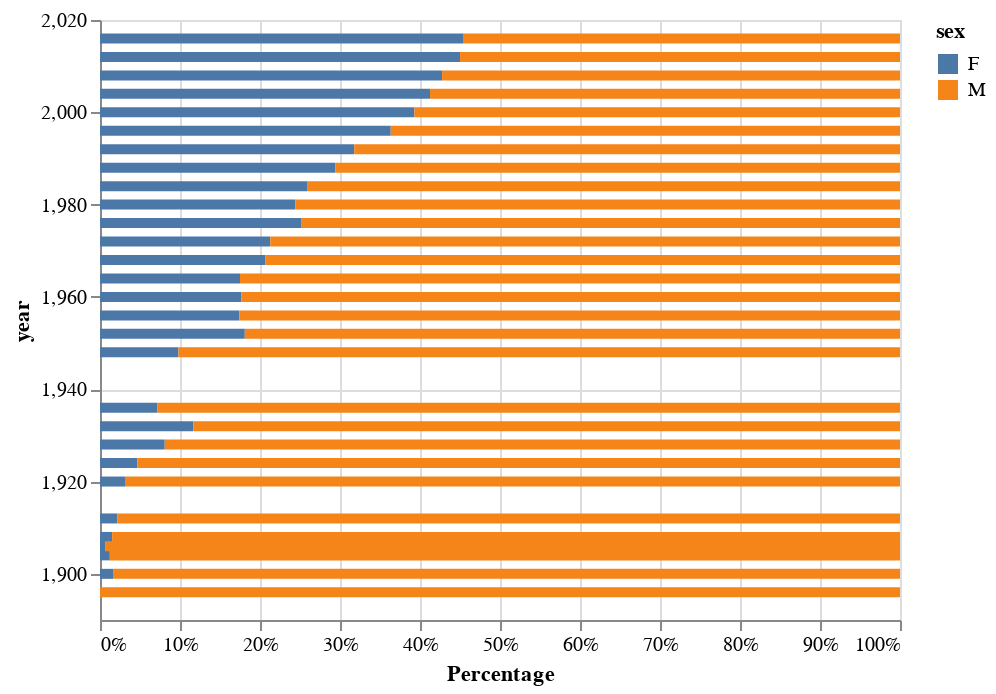

Source (notebook cell):
### Code cell
alt.Chart(female).mark_bar().encode(
    x=alt.X('sum(frequencies)', stack="normalize", axis=alt.Axis(format='%', title='Percentage')),
    y='year',
    color='sex',
    tooltip=['sex','frequencies']
).interactive()
#One issue is that wen wnat to the tootip to show the percentage not the sum of frequencies.I don't know how to do this

### Figure 1 — Vega-Lite specification as saved in the notebook (floating-point values rounded to 4 significant figures)
{"config": {"view": {"continuousWidth": 400, "continuousHeight": 300}}, "data": {"name": "data-2a1c3427a6b7393d133244e49bb8a6be"}, "mark": "bar", "encoding": {"color": {"type": "nominal", "field": "sex"}, "tooltip": [{"type": "nominal", "field": "sex"}, {"type": "quantitative", "field": "frequencies"}], "x": {"type": "quantitative", "aggregate": "sum", "axis": {"format": "%", "title": "Percentage"}, "field": "frequencies", "stack": "normalize"}, "y": {"type": "quantitative", "field": "year"}}, "selection": {"selector001": {"type": "interval", "bind": "scales", "encodings": ["x", "y"]}}, "$schema": "https://vega.github.io/schema/vega-lite/v4.0.0.json", "datasets": {"data-2a1c3427a6b7393d133244e49bb8a6be": [{"year": 1896, "sex": "F", "frequencies": 0}, {"year": 1900, "sex": "F", "frequencies": 33}, {"year": 1904, "sex": "F", "frequencies": 16}, {"year": 1906, "sex": "F", "frequencies": 11}, {"year": 1908, "sex": "F", "frequencies": 47}, {"year": 1912, "sex": "F", "frequencies": 87}, {"year": 1920, "sex": "F", "frequencies": 134}, {"year": 1924, "sex": "F", "frequencies": 244}, {"year": 1928, "sex": "F", "frequencies": 404}, {"year": 1932, "sex": "F", "frequencies": 347}, {"year": 1936, "sex": "F", "frequencies": 468}, {"year": 1948, "sex": "F", "frequencies": 628}, {"year": 1952, "sex": "F", "frequencies": 1497}, {"year": 1956, "sex": "F", "frequencies": 893}, {"year": 1960, "sex": "F", "frequencies": 1435}, {"year": 1964, "sex": "F", "frequencies": 1348}, {"year": 1968, "sex": "F", "frequencies": 1777}, {"year": 1972, "sex": "F", "frequencies": 2193}, {"year": 1976, "sex": "F", "frequencies": 2172}, {"year": 1980, "sex": "F", "frequencies": 1756}, {"year": 1984, "sex": "F", "frequencies": 2447}, {"year": 1988, "sex": "F", "frequencies": 3543}, {"year": 1992, "sex": "F", "frequencies": 4124}, {"year": 1996, "sex": "F", "frequencies": 5008}, {"year": 2000, "sex": "F", "frequencies": 5431}, {"year": 2004, "sex": "F", "frequencies": 5546}, {"year": 2008, "sex": "F", "frequencies": 5816}, {"year": 2012, "sex": "F", "frequencies": 5815}, {"year": 2016, "sex": "F", "frequencies": 6223}, {"year": 1896, "sex": "M", "frequencies": 380}, {"year": 1900, "sex": "M", "frequencies": 1903}, {"year": 1904, "sex": "M", "frequencies": 1285}, {"year": 1906, "sex": "M", "frequencies": 1722}, {"year": 1908, "sex": "M", "frequencies": 3054}, {"year": 1912, "sex": "M", "frequencies": 3953}, {"year": 1920, "sex": "M", "frequencies": 4158}, {"year": 1924, "sex": "M", "frequencies": 4989}, {"year": 1928, "sex": "M", "frequencies": 4588}, {"year": 1932, "sex": "M", "frequencies": 2622}, {"year": 1936, "sex": "M", "frequencies": 6038}, {"year": 1948, "sex": "M", "frequencies": 5777}, {"year": 1952, "sex": "M", "frequencies": 6773}, {"year": 1956, "sex": "M", "frequencies": 4234}, {"year": 1960, "sex": "M", "frequencies": 6684}, {"year": 1964, "sex": "M", "frequencies": 6354}, {"year": 1968, "sex": "M", "frequencies": 6811}, {"year": 1972, "sex": "M", "frequencies": 8111}, {"year": 1976, "sex": "M", "frequencies": 6469}, {"year": 1980, "sex": "M", "frequencies": 5435}, {"year": 1984, "sex": "M", "frequencies": 7007}, {"year": 1988, "sex": "M", "frequencies": 8494}, {"year": 1992, "sex": "M", "frequencies": 8853}, {"year": 1996, "sex": "M", "frequencies": 8772}, {"year": 2000, "sex": "M", "frequencies": 8390}, {"year": 2004, "sex": "M", "frequencies": 7897}, {"year": 2008, "sex": "M", "frequencies": 7786}, {"year": 2012, "sex": "M", "frequencies": 7105}, {"year": 2016, "sex": "M", "frequencies": 7465}]}}
